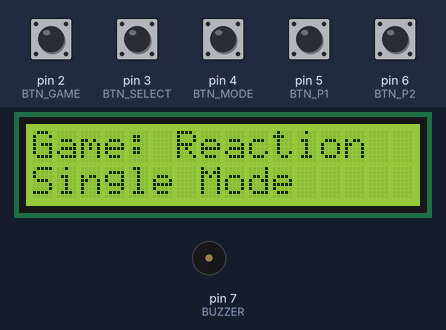
Simulated run of this sketch. Board: Arduino Uno, built with avr-gcc and run on an emulated ATmega328P. Shown: 16×2 character LCD, buzzer (waves = sounding). The inputs (shaded band) are chosen by the test bench; at power-on: pin 2 (BTN_GAME), pin 3 (BTN_SELECT), pin 4 (BTN_MODE), pin 5 (BTN_P1), pin 6 (BTN_P2) HIGH. Random numbers use the default seed unless the sketch sets one; EEPROM starts erased.

Above: at 1.2 s.
1.3 s: pin 3 (BTN_SELECT) pulled LOW for 0.15 s
At 1.9 s:
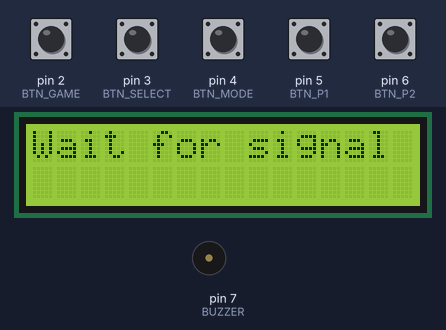
4.4 s: pin 5 (BTN_P1) pulled LOW for 1 s
At 6.6 s:
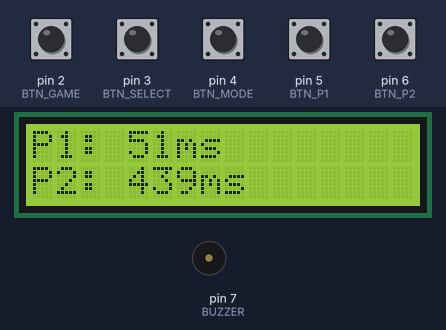
8.4 s: pin 2 (BTN_GAME) pulled LOW for 1 s
At 10.4 s:
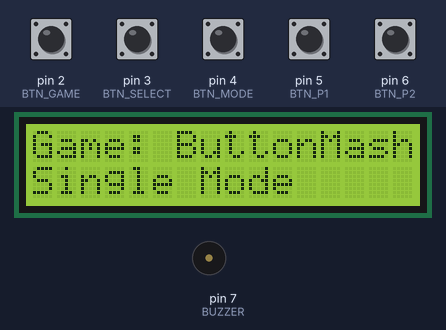
10.9 s: pin 4 (BTN_MODE) pulled LOW for 0.15 s
At 12.0 s:
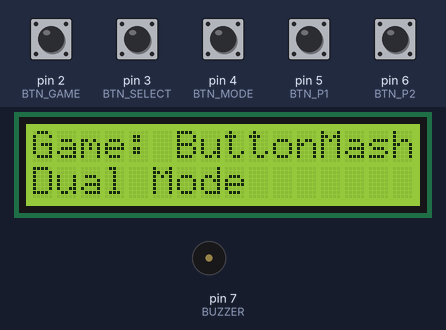
12.5 s: pin 2 (BTN_GAME) pulled LOW for 0.15 s
At 13.2 s:
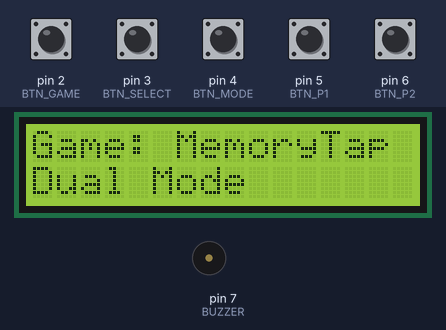
14.1 s: pin 3 (BTN_SELECT) pulled LOW for 1 s
At 16.9 s:
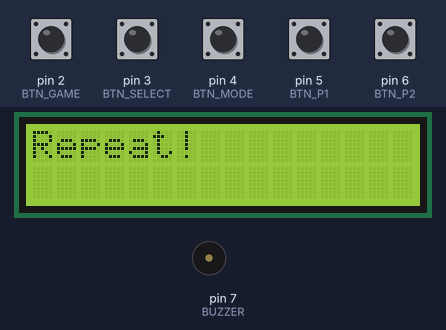
Timing chart, 0 to 18.4 s (numbered marks = the images above; inputs shaded):
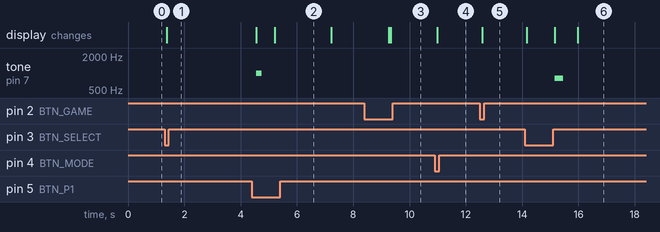

The sketch:

multigame_console.ino
```cpp
#include <Wire.h>
#include <LiquidCrystal_I2C.h>
#include <EEPROM.h>

// ---------------- CONFIG ----------------
// Button mapping
#define BTN_GAME 2      // Cycle through games
#define BTN_SELECT 3    // Start selected game
#define BTN_MODE 4      // Toggle single/dual mode
#define BTN_P1 5        // Player 1 action
#define BTN_P2 6        // Player 2 action

#define BUZZER 7        // Optional buzzer pin

#define NUM_GAMES 3

LiquidCrystal_I2C lcd(0x27, 16, 2);

// ---------------- VARIABLES ----------------
byte currentGame = 0;
bool dualMode = false;
bool gameRunning = false;

unsigned long lastDebounceTime[5] = {0};
bool lastButtonState[5] = {HIGH, HIGH, HIGH, HIGH, HIGH};
bool buttonState[5] = {HIGH, HIGH, HIGH, HIGH, HIGH};
unsigned long debounceDelay = 50;

// Game-specific variables
unsigned long gameStartTime;
unsigned long reactionStart;
int p1Score, p2Score;
int memorySeq[10], seqLength, seqPos;

// EEPROM addresses
#define EEPROM_ADDR_P1 0
#define EEPROM_ADDR_P2 2

// ---------------- BUTTON READ ----------------
bool readButton(int btn, int index) {
  bool reading = digitalRead(btn);
  if (reading != lastButtonState[index]) {
    lastDebounceTime[index] = millis();
  }
  if ((millis() - lastDebounceTime[index]) > debounceDelay) {
    if (reading != buttonState[index]) {
      buttonState[index] = reading;
      if (buttonState[index] == LOW) return true; // Press detected
    }
  }
  lastButtonState[index] = reading;
  return false;
}

// ---------------- BUZZER ----------------
void beep(int freq, int dur) {
  tone(BUZZER, freq, dur);
  delay(dur);
  noTone(BUZZER);
}

// ---------------- LCD DISPLAY ----------------
void showStatus() {
  lcd.clear();
  lcd.setCursor(0, 0);
  lcd.print("Game: ");
  if (currentGame == 0) lcd.print("Reaction");
  else if (currentGame == 1) lcd.print("ButtonMash");
  else if (currentGame == 2) lcd.print("MemoryTap");

  lcd.setCursor(0, 1);
  lcd.print(dualMode ? "Dual" : "Single");
  lcd.print(" Mode");
}

// ---------------- GAME 1: Reaction Time ----------------
void gameReaction() {
  unsigned long p1Time = 0, p2Time = 0;
  unsigned long aiDelay = 0;
  bool p1Done = false, p2Done = false;

  lcd.clear();
  lcd.print("Wait for signal");
  delay(random(2000, 5000)); // Random wait before signal

  lcd.clear();
  lcd.print("GO!");
  beep(1000, 200);
  reactionStart = millis();

  // If single mode, set AI delay
  if (!dualMode) {
    aiDelay = random(300, 900); // AI reacts 300-900 ms after GO!
  }

  while (true) {
    // Player 1 reaction
    if (!p1Done && readButton(BTN_P1, 3)) {
      p1Time = millis() - reactionStart;
      p1Done = true;
    }

    // Player 2 reaction
    if (dualMode) {
      if (!p2Done && readButton(BTN_P2, 4)) {
        p2Time = millis() - reactionStart;
        p2Done = true;
      }
    } else {
      // AI reaction in single mode
      if (!p2Done && millis() - reactionStart >= aiDelay) {
        p2Time = aiDelay;
        p2Done = true;
      }
    }

    // End condition
    if (p1Done && p2Done) break;
  }

  // Display results
  lcd.clear();
  lcd.print("P1: ");
  lcd.print(p1Time);
  lcd.print("ms");

  lcd.setCursor(0, 1);
  lcd.print("P2: ");
  lcd.print(p2Time);
  lcd.print("ms");
  delay(2000);

  // Show winner
  lcd.clear();
  if (p1Time < p2Time) lcd.print("P1 Wins!");
  else if (p2Time < p1Time) lcd.print("P2 Wins!");
  else lcd.print("Tie!");
  delay(2000);

  // Save best time for P1
  int best = (EEPROM.read(EEPROM_ADDR_P1) << 8) | EEPROM.read(EEPROM_ADDR_P1+1);
  if (p1Time < best || best == 0) {
    EEPROM.write(EEPROM_ADDR_P1, p1Time >> 8);
    EEPROM.write(EEPROM_ADDR_P1+1, p1Time & 0xFF);
  }
}


// ---------------- GAME 2: Button Mash ----------------
void gameButtonMash() {
  p1Score = 0;
  p2Score = 0;
  lcd.clear();
  lcd.print("Mash!");
  delay(1000);
  gameStartTime = millis();

  while (millis() - gameStartTime < 10000) {
    if (readButton(BTN_P1, 3)) p1Score++;
    if (dualMode && readButton(BTN_P2, 4)) p2Score++;
  }

  lcd.clear();
  lcd.print("P1:");
  lcd.print(p1Score);
  if (dualMode) {
    lcd.print(" P2:");
    lcd.print(p2Score);
  }
  delay(3000);
}

// ---------------- GAME 3: Memory Tap ----------------
void gameMemoryTap() {
  seqLength = 1;
  seqPos = 0;
  for (int i = 0; i < 10; i++) memorySeq[i] = random(0, dualMode ? 2 : 1);

  while (true) {
    lcd.clear();
    lcd.print("Watch...");
    delay(1000);

    for (int i = 0; i < seqLength; i++) {
      lcd.clear();
      if (memorySeq[i] == 0) {
        lcd.print("P1");
        beep(800, 300);
      }
      else {
        lcd.print("P2");
        beep(1000, 300);
      }
      delay(500);
    }

    lcd.clear();
    lcd.print("Repeat!");
    seqPos = 0;

    while (seqPos < seqLength) {
      if (readButton(BTN_P1, 3) && memorySeq[seqPos] == 0) seqPos++;
      else if (dualMode && readButton(BTN_P2, 4) && memorySeq[seqPos] == 1) seqPos++;
      else if (readButton(BTN_P1, 3) || (dualMode && readButton(BTN_P2, 4))) {
        lcd.clear();
        lcd.print("Wrong!");
        delay(2000);
        return;
      }
    }

    seqLength++;
    if (seqLength > 10) return;
  }
}

// ---------------- SETUP ----------------
void setup() {
  pinMode(BTN_GAME, INPUT_PULLUP);
  pinMode(BTN_SELECT, INPUT_PULLUP);
  pinMode(BTN_MODE, INPUT_PULLUP);
  pinMode(BTN_P1, INPUT_PULLUP);
  pinMode(BTN_P2, INPUT_PULLUP);
  pinMode(BUZZER, OUTPUT);

  lcd.init();
  lcd.backlight();
  randomSeed(analogRead(0));

  showStatus();
}

// ---------------- LOOP ----------------
void loop() {
  // Game selection mode
  if (!gameRunning) {
    if (readButton(BTN_GAME, 0)) {
      currentGame = (currentGame + 1) % NUM_GAMES;
      showStatus();
    }
    if (readButton(BTN_MODE, 2)) {
      dualMode = !dualMode;
      showStatus();
    }
    if (readButton(BTN_SELECT, 1)) {
      gameRunning = true;
      if (currentGame == 0) gameReaction();
      else if (currentGame == 1) gameButtonMash();
      else if (currentGame == 2) gameMemoryTap();
      gameRunning = false;
      showStatus();
    }
  }
}
```

Measured:
- after the input at 1.3 s, the display: changes after 0.07 s (image 1)
- after the input at 10.9 s, the display: changes after 0.08 s (image 4)
- after the input at 12.5 s, the display: changes after 0.08 s (image 5)
- after the input at 14.1 s, tone on pin 7 (BUZZER): silent → 800 Hz after 1.1 s, → silent 0.30 s later; the display: first changes after 0.06 s (image 6 shows a later state)
